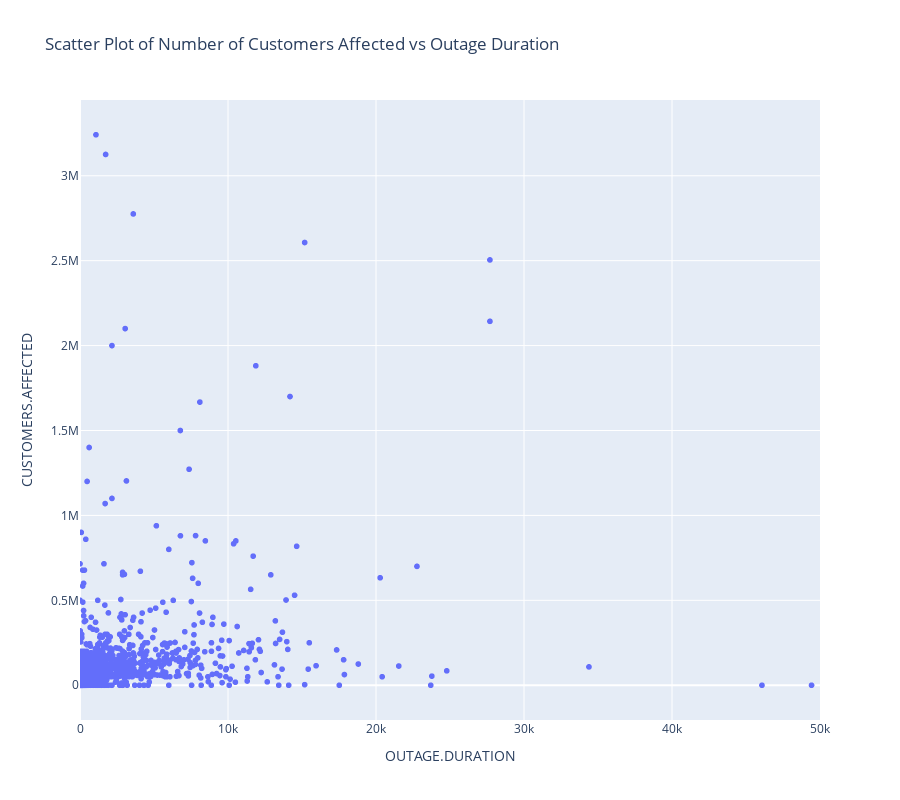

Notebook source saved alongside this figure:
### Code cell
# Full plot
fig3 = px.scatter(df_no_unit, x="OUTAGE.DURATION", y="CUSTOMERS.AFFECTED", title='Scatter Plot of Number of Customers Affected vs Outage Duration')
fig3.update_layout(
    xaxis=dict(range=[0, 50000]),
    height=800)
fig3.show()

### Figure 1 — Plotly figure (JSON) as saved in the notebook; plotly's stock layout.template omitted (floating-point values rounded to 4 significant figures; data arrays with more than 128 entries replaced by an {"elided": "..."} marker saying what was removed)
{"data": [{"hovertemplate": "OUTAGE.DURATION=%{x}<br>CUSTOMERS.AFFECTED=%{y}<extra></extra>", "legendgroup": "", "marker": {"color": "#636efa", "symbol": "circle"}, "mode": "markers", "name": "", "showlegend": false, "type": "scattergl", "x": {"elided": "1534 int values"}, "xaxis": "x", "y": {"elided": "1534 int values"}, "yaxis": "y"}], "layout": {"height": 800, "legend": {"tracegroupgap": 0}, "title": {"text": "Scatter Plot of Number of Customers Affected vs Outage Duration"}, "xaxis": {"anchor": "y", "domain": [0, 1], "range": [0, 50000], "title": {"text": "OUTAGE.DURATION"}}, "yaxis": {"anchor": "x", "domain": [0, 1], "title": {"text": "CUSTOMERS.AFFECTED"}}}}
